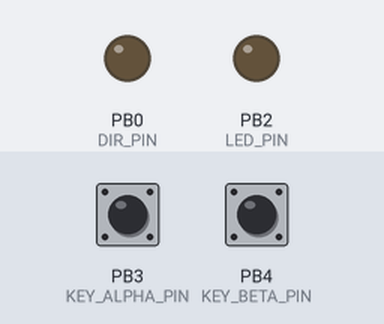
Bench run of a program on a simulated ATtiny13, built with avr-gcc and emulated at 9.6 MHz. Shown: output pins drawn as LEDs (lit = HIGH). The inputs (shaded band) are chosen by the test bench; at power-on: PB3 (KEY_ALPHA_PIN) HIGH, PB4 (KEY_BETA_PIN) HIGH. Pins used as bus, display or sensor lines are not drawn.

Above: at 1.2 s.
1.3 s: PB3 (KEY_ALPHA_PIN) pulled LOW for 0.15 s
At 2.8 s:
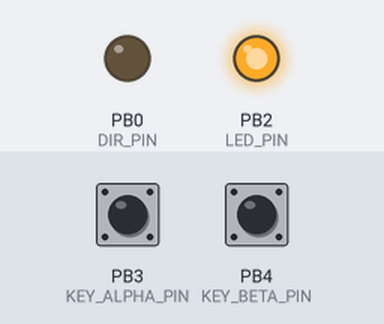
Timing chart, 0 to 4.3 s (numbered marks = the images above; inputs shaded):
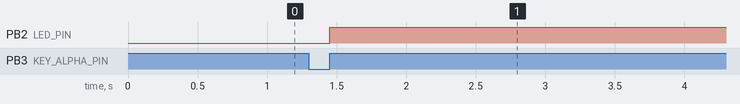

Measured:
- after the input at 1.3 s, PB2 (LED_PIN): LOW → HIGH after 0.15 s

The program:

main.c
```c
// (licence header left out)
#include "ctrl.h"

int
main(void)
{
	ctrl_init();
	ctrl_loop();
}
```

conf.h
```c
// (licence header left out)
#ifndef _CONF_H_
#define _CONF_H_

#include <avr/io.h>

#define DIR_PIN			PB0
#define	CLK_PIN			PB1
#define	LED_PIN			PB2
#define KEY_ALPHA_PIN		PB3
#define KEY_BETA_PIN		PB4

#define	COMMAND_NONE		(0)
#define	COMMAND_START		(1)
#define	COMMAND_PAUSE		(2)
#define	COMMAND_RESUME		(3)
#define	COMMAND_STOP		(4)
#define	COMMAND_MODE		(5)
#define	COMMAND_PROGRAM_READ	(6)
#define	COMMAND_PROGRAM_NEXT	(7)
#define	COMMAND_PROGRAM_PREV	(8)

#define KEY_ALPHA_EVENT		(1 << 0)
#define KEY_BETA_EVENT		(1 << 1)

#define	MODE_NORMAL		(0)
#define	MODE_SET		(1)

#define	PROGRAM_0		(0)
#define	PROGRAM_1		(1)
#define	PROGRAM_2		(2)
#define	PROGRAM_3		(3)
#define	PROGRAM_BEGIN		PROGRAM_0
#define	PROGRAM_END		PROGRAM_3

#define	STATUS_IDLE		(0)
#define	STATUS_BUSY		(1)
#define	STATUS_PAUSE		(2)

#define	DEFAULT_MODE		MODE_NORMAL
#define	DEFAULT_PROGRAM		PROGRAM_0
#define	DEFAULT_STATUS		STATUS_IDLE

#endif /* !_CONF_H_ */
```

ctrl.c
```c
// (licence header left out)
#include <stdint.h>
#include <stdbool.h>
#include <avr/io.h>
#include <avr/interrupt.h>
#include "util.h"
#include "conf.h"
#include "ctrl.h"

#define	ctrl_blink_error()	ctrl_blink(3, 1, 30)
#define	ctrl_blink_ok()		ctrl_blink(1, 10, 50)
#define	ctrl_led_on()		PORTB |= _BV(LED_PIN);
#define	ctrl_led_off()		PORTB &= ~_BV(LED_PIN);
#define	ctrl_led_toggle()	PORTB ^= _BV(LED_PIN);

static volatile uint8_t mode_ = DEFAULT_MODE;
static volatile uint8_t program_ = DEFAULT_PROGRAM;
static volatile uint8_t status_ = DEFAULT_STATUS;
static volatile uint8_t events_ = 0;

static volatile uint16_t counter1 = 0;
static volatile uint16_t counter2 = 0;
static volatile uint16_t counter1_max = 10000;
static volatile uint16_t counter2_max = 10;
static volatile uint16_t cycles = 0;

ISR(TIM0_COMPA_vect) // 100kHz
{
	if (status_ == STATUS_BUSY)
	{
		if (++counter1 == counter1_max)
		{
			counter1 = 0;
			if (++counter2 == counter2_max)
			{
				counter2 = 0;
				cycles++;
				PORTB ^= _BV(CLK_PIN);
			}
		}
	}
}

ISR(PCINT0_vect)
{
        if ((PINB & _BV(KEY_ALPHA_PIN)) == 0)
        {
        	events_ |= KEY_ALPHA_EVENT;
        }

        if ((PINB & _BV(KEY_BETA_PIN)) == 0)
        {
        	events_ |= KEY_BETA_EVENT;
        }
}

void ctrl_init()
{
	DDRB |= _BV(CLK_PIN) | _BV(DIR_PIN) | _BV(LED_PIN); // set CLK, DIR and LED pins as OUTPUT
	DDRB &= ~(_BV(KEY_ALPHA_PIN) | _BV(KEY_BETA_PIN)); // set keys as INPUT
	PORTB &= ~(_BV(CLK_PIN) | _BV(DIR_PIN) | _BV(LED_PIN)); // set CLK, DIR and LED pins to LOW
	PORTB |= _BV(KEY_ALPHA_PIN) | _BV(KEY_BETA_PIN); // set pull-up resistors for keys
	TCCR0A |= _BV(WGM01); // set timer mode to CTC
	TCCR0B |= _BV(CS00); // set prescaler to 1
	OCR0A = 95; // set Timer's counter max value (96 - 1)
	TIMSK0 |= _BV(OCIE0A); // enable Timer CTC interrupt
	GIMSK |= _BV(PCIE); // enable PCINT
        PCMSK |= _BV(PCINT3)|_BV(PCINT4); // select PCINT pins
	sei(); // enable global interrupts
}

void ctrl_start()
{
	counter1 = 0;
	counter2 = 0;
	counter1_max = 10000;
	counter2_max = 10;
	cycles = 0;
	status_ = STATUS_BUSY;
	ctrl_led_on();

	uint16_t counter1_val;
	switch (program_)
	{
	case PROGRAM_0: counter1_val = 100; break; // 100Hz
	case PROGRAM_1: counter1_val = 80; break; // 125Hz
	case PROGRAM_2: counter1_val = 50; break; // 200Hz
	case PROGRAM_3: counter1_val = 20; break; // 500Hz
	}

	while (counter1_max > counter1_val)
	{
		counter1_max -= 10;
		sleep_ms(1);
	}
}

void ctrl_stop()
{
	status_ = STATUS_IDLE;
	ctrl_led_off();
}

void ctrl_loop()
{
	sleep_ms(100); // time keys for debounce

	while (1)
	{
		uint8_t command = ctrl_command();

		switch (command)
		{
		case COMMAND_START:
			ctrl_start();
			break;
		case COMMAND_RESUME:
			status_ = STATUS_BUSY;
			ctrl_led_on();
			break;
		case COMMAND_PAUSE:
			status_ = STATUS_PAUSE;
			break;
		case COMMAND_STOP:
			ctrl_stop();
			break;
		case COMMAND_MODE:
			mode_ ^= 1; // toggle mode
			if (mode_ == MODE_SET) { ctrl_blink(1, 300, 50); }
			else { ctrl_blink(program_ + 1, 2, 100); ctrl_blink(1, 100, 50); }
			break;
		case COMMAND_PROGRAM_READ:
			ctrl_blink(program_ + 1, 10, 50);
			break;
		case COMMAND_PROGRAM_NEXT:
			if (program_ < PROGRAM_END) { program_++; ctrl_blink_ok(); }
			else { ctrl_blink_error(); }
			break;
		case COMMAND_PROGRAM_PREV:
			if (program_ > PROGRAM_BEGIN) { program_--; ctrl_blink_ok();}
			else { ctrl_blink_error(); }
			break;
		default: break;
		}

		events_ = 0;
		sleep_ms(command > 0 ? 100 : 50);

		if (status_ == STATUS_PAUSE)
		{
			ctrl_led_toggle();
		}
	}
}

uint8_t ctrl_command(void)
{
	uint8_t counter = 0;
	uint8_t events = events_;

	if (events == 0)
	{
		return COMMAND_NONE;
	}

	if ((events & KEY_ALPHA_EVENT) && (events & KEY_BETA_EVENT))
	{

		while ((PINB & _BV(KEY_ALPHA_PIN)) == 0 || (PINB & _BV(KEY_BETA_PIN)) == 0)
		{
			sleep_ms(10);
			if (counter++ == 30 && status_ == STATUS_IDLE)
			{
				return COMMAND_MODE;
			}
		}


		if (mode_ == MODE_SET && status_ == STATUS_IDLE)
		{
			return COMMAND_PROGRAM_READ;
		}

		return COMMAND_NONE;
	}

	if (events & KEY_ALPHA_EVENT)
	{
		while ((PINB & _BV(KEY_ALPHA_PIN)) == 0);

		if (mode_ == MODE_SET && status_ == STATUS_IDLE)
		{
			return COMMAND_PROGRAM_PREV;
		}

		if (status_ == STATUS_BUSY)
		{
			return COMMAND_PAUSE;
		}

		if (status_ == STATUS_PAUSE)
		{
			return COMMAND_RESUME;
		}

		return COMMAND_START;
	}

	if (events & KEY_BETA_EVENT)
	{
		while ((PINB & _BV(KEY_BETA_PIN)) == 0);

		if (mode_ == MODE_SET && status_ == STATUS_IDLE)
		{
			return COMMAND_PROGRAM_NEXT;
		}

		if (status_ != STATUS_IDLE)
		{
			return COMMAND_STOP;
		}
	}

	return COMMAND_NONE;
}

void ctrl_blink(uint8_t n, uint16_t time_on, uint16_t time_off)
{
	while (n--)
	{
		PORTB |= _BV(LED_PIN);
		sleep_ms(time_on);
		PORTB &= ~_BV(LED_PIN);
		sleep_ms(time_off);
	}
}

void ctrl_program(void)
{

}
```

ctrl.h
```c
// (licence header left out)
#ifndef _CTRL_H_
#define _CTRL_H_

#include <stdint.h>

void ctrl_init();
void ctrl_start();
void ctrl_stop();
void ctrl_loop(void);
uint8_t ctrl_command(void);
void ctrl_blink(uint8_t n, uint16_t time_on, uint16_t time_off);
void ctrl_program(void);

#endif /* !_CTRL_H_ */
```

util.c
```c
// (licence header left out)
#include <util/delay.h>
#include "util.h"


void sleep_ms(uint16_t ms)
{
	while (ms--) _delay_ms(1);
}
```

util.h
```c
// (licence header left out)
#ifndef _UTIL_H_
#define _UTIL_H_

#include <stdint.h>

void sleep_ms(uint16_t ms);

#endif /* !_UTIL_H_ */
```
